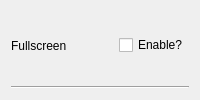
                <widget class="QWidget" name="widget6_fullscreen_2" native="true">
                 <property name="sizePolicy">
                  <sizepolicy hsizetype="Preferred" vsizetype="Maximum">
                   <horstretch>0</horstretch>
                   <verstretch>0</verstretch>
                  </sizepolicy>
                 </property>
                 <property name="toolTip">
                  <string>&lt;html&gt;&lt;head/&gt;&lt;body&gt;&lt;p&gt;Should the game launch in fullscreen? (Toggle with Windows key + F)</string>
                 </property>
                 <layout class="QVBoxLayout" name="verticalLayout_29">
                  <item>
                   <widget class="QWidget" name="widget_35" native="true">
                    <property name="sizePolicy">
                     <sizepolicy hsizetype="Preferred" vsizetype="Minimum">
                      <horstretch>0</horstretch>
                      <verstretch>0</verstretch>
                     </sizepolicy>
                    </property>
                    <layout class="QHBoxLayout" name="horizontalLayout_24" stretch="0,0,0">
                     <property name="spacing">
                      <number>0</number>
                     </property>
                     <property name="leftMargin">
                      <number>0</number>
                     </property>
                     <property name="topMargin">
                      <number>0</number>
                     </property>
                     <property name="rightMargin">
                      <number>0</number>
                     </property>
                     <property name="bottomMargin">
                      <number>0</number>
                     </property>
                     <item>
                      <widget class="QLabel" name="label_24">
                       <property name="text">
                        <string>Fullscreen</string>
                       </property>
                      </widget>
                     </item>
                     <item>
                      <spacer name="horizontalSpacer_26">
                       <property name="orientation">
                        <enum>Qt::Orientation::Horizontal</enum>
                       </property>
                       <property name="sizeHint" stdset="0">
                        <size>
                         <width>40</width>
                         <height>20</height>
                        </size>
                       </property>
                      </spacer>
                     </item>
                     <item>
                      <widget class="QCheckBox" name="checkBox_fullscreen">
                       <property name="text">
                        <string>Enable?</string>
                       </property>
                       <property name="checked">
                        <bool>false</bool>
                       </property>
                       <property name="tristate">
                        <bool>false</bool>
                       </property>
                      </widget>
                     </item>
                    </layout>
                   </widget>
                  </item>
                  <item>
                   <widget class="Line" name="line_24">
                    <property name="orientation">
                     <enum>Qt::Orientation::Horizontal</enum>
                    </property>
                   </widget>
                  </item>
                 </layout>
                </widget>
